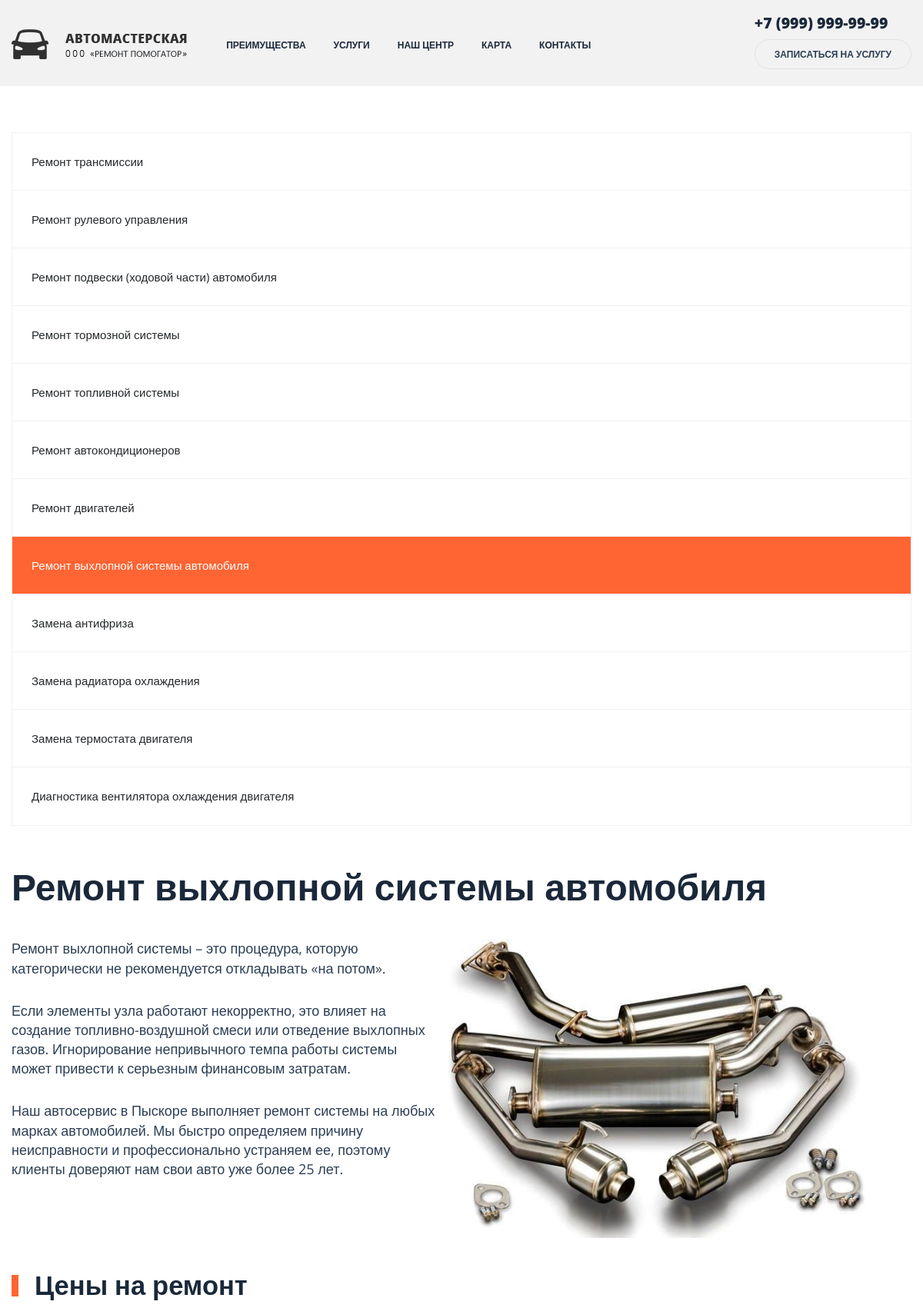
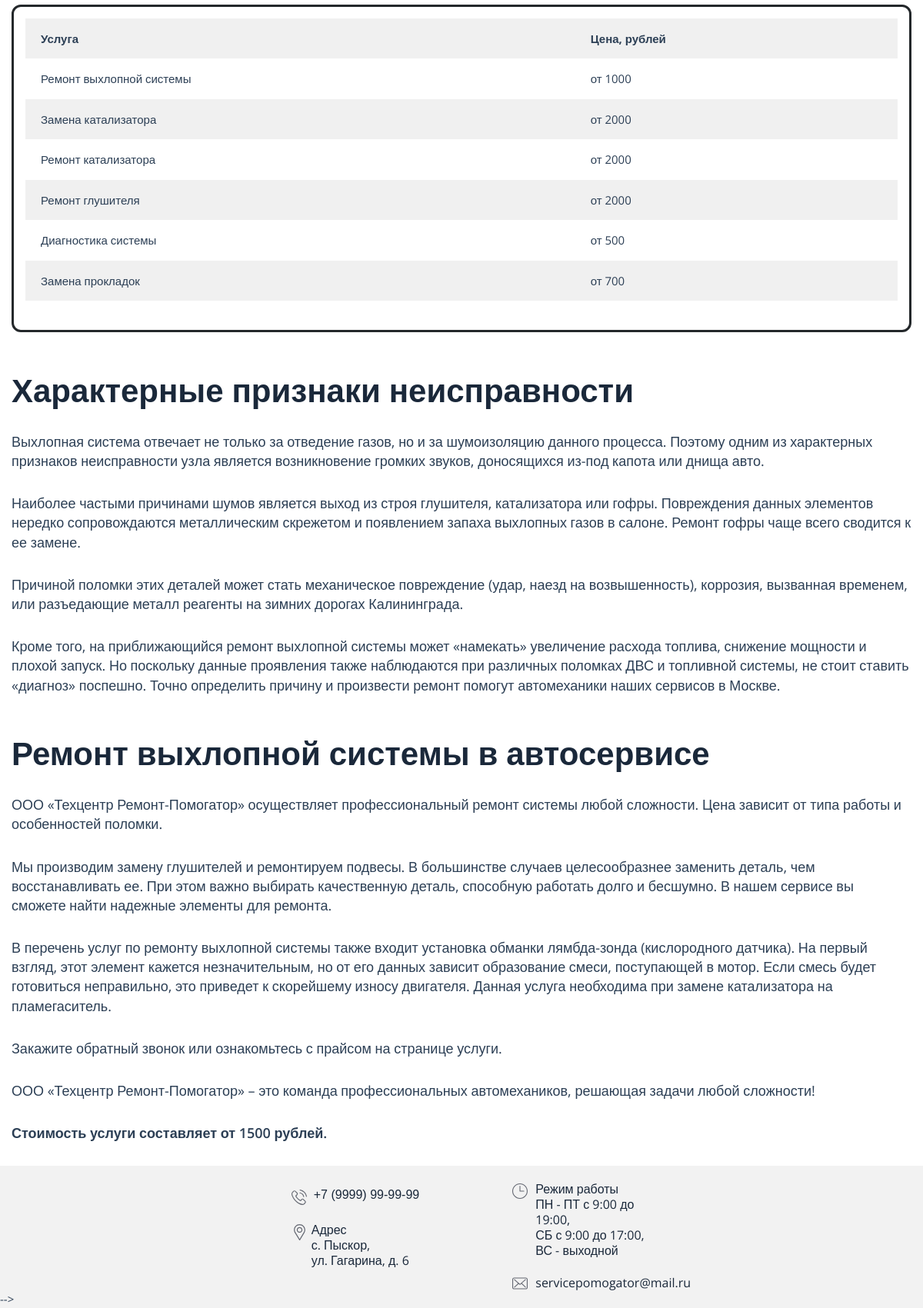
Page /index9.php on the committed database (2 pictures, top to bottom).
### tables this page shows
CREATE TABLE `service_price_list` (
  `idservice_price_list` int(11) NOT NULL,
  `idservice` int(11) NOT NULL,
  `price` int(11) NOT NULL,
  `start_data` date NOT NULL,
  `end_data` date DEFAULT NULL
);

CREATE TABLE `service` (
  `idservice` int(11) NOT NULL,
  `id_type` int(11) NOT NULL,
  `service` varchar(500) DEFAULT NULL
);

### index9.php (the view, shortened to what this page needs)
<!DOCTYPE html>
<html lang="en" dir="ltr">
  <head>
    <link rel="stylesheet" href="https://stackpath.bootstrapcdn.com/bootstrap/4.1.3/css/bootstrap.min.css"
>
    <link rel="stylesheet" href="https://use.fontawesome.com/releases/v5.6.1/css/all.css"
>
    <link rel="stylesheet" href="css/main2.css">
    <link rel="stylesheet" href="css/media.css">
    <link rel="stylesheet" href="css/animate.css">
    <link rel='stylesheet' id='wp-block-library-css' href='css/style.min-1.css' type='text/css' media='all'>
    <link rel='stylesheet' id='autoservice-style-css' href='css/wmac_single_71dfaf63ff26cdcd8f13a55f6c5f486d-1.css' type='text/css' media='all'>
    <link rel='stylesheet' id='autoservice-main-css' href='css/wmac_single_ce631b6e98131e308f29fbe37d2114e2-1.css' type='text/css' media='all'>
    <link rel='stylesheet' id='autoservice-media-main-css' href='css/wmac_single_e65cdca6a25d2c07eeefa16406e77695-1.css' type='text/css' media='all'>
  </head>
  <body>
    <header>
      <nav class="navbar navbar-expand-lg sticky-top">
        <div class="container">
          <a href="index.html" class="navbar-brad">
            <img src="img/logo.svg" alt="" class="logo">
          </a>
          <div class="collapse navbar-collapse" id="navbarResponsive">
            <ul class="navbar-nav">
            <li class="nav-item">
                <a href="index.html#why" class="nav-link active">
                  Преимущества
                </a>
              </li>
              <li class="nav-item">
                <a href="index2.php" class="nav-link">
                  Услуги
                </a>
              </li>
              <li class="nav-item">
                <a href="index.html#look" class="nav-link">
                  Наш центр
                </a>
              </li>
              <li class="nav-item">
                <a href="index.html#place" class="nav-link">
                  Карта
                </a>
              </li>
              <li class="nav-item">
                <a href="index.html#footer" class="nav-link">
                  Контакты
                </a>
              </li>
            </ul>
          </div>
          <div class="clearfix d-none d-lg-block">
           <div class="contacts__phone bolder">
             +7 (999) 999-99-99
           </div>
           <a class="contacts__btn upper bolder"  onclick="document.getElementById('servicerequestModal').style.display='block'">
             Записаться на услугу
           </a>
          </div>
        </div>
      </nav>
    </header>
    <div id="content" class="site-content">
			<div class="wrapper">
				<div class="inner">
					<div class="inner-page">
						<aside id="secondary" class="widget-area">
							<nav class="sidebar-nav">
                  <ul>
                    <li class="page_item page-item-468 page_item_has_children"><a href="index2.php">Ремонт трансмиссии</a>
                    </li>
                    <li class="page_item page-item-469 page_item_has_children"><a href="index3.php">Ремонт рулевого управления</a>
                    </li>
                    <li class="page_item page-item-470 page_item_has_children"><a href="index4.php">Ремонт подвески (ходовой части) автомобиля</a>
                    </li>
                    <li class="page_item page-item-471 page_item_has_children"><a href="index5.php">Ремонт тормозной системы</a>
                    </li>
                    <li class="page_item page-item-472 page_item_has_children"><a href="index6.php">Ремонт топливной системы</a>
                    </li>
                    <li class="page_item page-item-473 page_item_has_children"><a href="index7.php">Ремонт автокондиционеров</a>
                    </li>
                    <li class="page_item page-item-474 page_item_has_children"><a href="index8.php">Ремонт двигателей</a>
                    </li>
                    <li class="page_item page-item-475 current_page_item"><a href="index9.php">Ремонт выхлопной системы автомобиля</a>
                    </li>
                    <li class="page_item page-item-994"><a href="index10.php">Замена антифриза</a></li>
                    <li class="page_item page-item-1001"><a href="index11.php">Замена радиатора охлаждения</a></li>
                    <li class="page_item page-item-1004"><a href="index12.php">Замена термостата двигателя</a></li>
                    <li class="page_item page-item-1007"><a href="index13.php" aria-current="page">Диагностика вентилятора охлаждения двигателя</a></li>
                </ul>
							</nav>
						</aside>
						<div id="primary" class="content-area">
							<main id="main" class="site-main">
								<div class="inner-page-preview section mb0">
									<div class="inner-page-preview-layout">
										<div class="section-title">
											<h1>Ремонт выхлопной системы автомобиля</h1>
										</div>
									</div>
								</div>
								<article id="post-475" class="post-475 page type-page status-publish has-post-thumbnail hentry">
									<div class="entry-content">
										<div id="seo-img-block_5efe4bc8990a4" class="seo-img section mb0">
											<div class="section-bg"></div>
											<div class="seo-img-layout">
												<div class="seo-img-left">
													<div class="seo-img-desc section-desc">
														<p>Ремонт выхлопной системы – это процедура, которую категорически не рекомендуется откладывать «на потом».</p>
														<p>Если элементы узла работают некорректно, это влияет на создание топливно-воздушной смеси или отведение выхлопных газов. Игнорирование непривычного темпа работы системы может привести к серьезным финансовым затратам.</p>
														<p>Наш автосервис в Пыскоре выполняет ремонт системы на любых марках автомобилей. Мы быстро определяем причину неисправности и профессионально устраняем ее, поэтому клиенты доверяют нам свои авто уже более 25 лет.</p>
													</div>
												</div>
												<div class="seo-img-right">
													<div class="seo-img-photo"> <img width="621" height="435" src="img/remont-vyxlopnoj-sistemy.jpg"></div>
												</div>
											</div>
										</div>
										<h2>Цены на ремонт</h2>
										<figure class="wp-block-table is-style-stripes">
											<table>
												<tbody>
													<tr>
                            <td><strong>Услуга</strong></td>
                            <td><strong>Цена, рублей</strong></td>
													</tr>
													<?php
                                                    include('admin/database/dbconfig.php');
                          $sql = "SELECT s.service, spl.price FROM service s LEFT JOIN service_price_list spl
                          ON s.idservice = spl.idservice WHERE s.id_type = 8 AND spl.end_data IS NULL";
                          $result = $connection->query($sql);
                          while($row = $result->fetch_assoc()) {
                              echo"
                            <tr>
                                <td>" . $row["service"] ."</td>
                                <td>от " . $row["price"] ."</td>
                            </tr>";
                          }
                                                    ?>
												</tbody>
											</table>
										</figure>
										<div id="seo-block_5efe4c05990a5" class="seo section mb0">
											<div class="section-bg"></div>
											<div class="seo-layout">
												<div class="section-title">
													<h2>Характерные признаки неисправности</h2>
												</div>
												<div class="section-desc">
													<p>Выхлопная система отвечает не только за отведение газов, но и за шумоизоляцию данного процесса. Поэтому одним из характерных признаков неисправности узла является возникновение громких звуков, доносящихся из-под капота или днища авто.</p>
													<p>Наиболее частыми причинами шумов является выход из строя глушителя, катализатора или гофры. Повреждения данных элементов нередко сопровождаются металлическим скрежетом и появлением запаха выхлопных газов в салоне. Ремонт гофры чаще всего сводится к ее замене.</p>
													<p>Причиной поломки этих деталей может стать механическое повреждение (удар, наезд на возвышенность), коррозия, вызванная временем, или разъедающие металл реагенты на зимних дорогах Калининграда.</p>
													<p>Кроме того, на приближающийся ремонт выхлопной системы может «намекать» увеличение расхода топлива, снижение мощности и плохой запуск. Но поскольку данные проявления также наблюдаются при различных поломках ДВС и топливной системы, не стоит ставить «диагноз» поспешно. Точно определить причину и произвести ремонт помогут автомеханики наших сервисов в Москве.</p>
												</div>
											</div>
										</div>
										<div id="seo-block_5efe4c26990a6" class="seo section">
											<div class="section-bg"></div>
											<div class="seo-layout">
												<div class="section-title">
													<h2>Ремонт выхлопной системы в автосервисе</h2>
												</div>
												<div class="section-desc">
													<p>ООО «Техцентр Ремонт-Помогатор» осуществляет профессиональный ремонт системы любой сложности. Цена зависит от типа работы и особенностей поломки.</p>
													<p>Мы производим замену глушителей и ремонтируем подвесы. В большинстве случаев целесообразнее заменить деталь, чем восстанавливать ее. При этом важно выбирать качественную деталь, способную работать долго и бесшумно. В нашем сервисе вы сможете найти надежные элементы для ремонта.</p>
													<p>В перечень услуг по ремонту выхлопной системы также входит установка обманки лямбда-зонда (кислородного датчика). На первый взгляд, этот элемент кажется незначительным, но от его данных зависит образование смеси, поступающей в мотор. Если смесь будет готовиться неправильно, это приведет к скорейшему износу двигателя. Данная услуга необходима при замене катализатора на пламегаситель.</p>
													<p>Закажите обратный звонок или ознакомьтесь с прайсом на странице услуги.</p>
													<p>ООО «Техцентр Ремонт-Помогатор» – это команда профессиональных автомехаников, решающая задачи любой сложности!</p>
													<p><span class="text-semi-bold fz18">Стоимость услуги составляет от 1500 рублей.</span></p>
												</div>
											</div>
										</div>
									</div>
								</article>
                            </main>
                        </div>
                    </div>
                </div>
            </div>
        </div>
    <footer>
    <div class="container__footer">
            <div class="row justify-content-center">
                <div class="col-lg-3 footer__contacts__first">
                    <div class="footer-top__right">
                        <div class="footer__contacts">
                        <div class="phone footer__phone">
                            <div class="phone__tels">
                            <a href="tel:+79999999999" class="phone__tel"
                                >+7 (9999) 99-99-99</a
                            >
                            </div>
                        </div>
                        <div class="contact footer__contact">
                            <span class="contact__text">
                            <span class="accent">Адрес</span><br />с. Пыскор,
                                <br />
                                ул. Гагарина, д. 6
                            </span>
                        </div>
                        </div>
                    </div>
                </div>
                <div class="col-lg-2 footer__contacts__second">
                <div class="time footer__time">
                    <div class="time__info">
                    <span class="accent">Режим работы</span> <br />
                    ПН - ПТ с 9:00 до 19:00, <br />
                    СБ с 9:00 до 17:00, <br />
                    ВС - выходной
                    </div>
                </div>
                <div class="email footer__email">
                    <a
                    href="mailto:servicepomogator@mail.ru"
                    class="email footer__email"
                    >servicepomogator@mail.ru</a
                    >
                </div>
                </div>
            </div>
            </div> -->
</footer>
</body>
</html>

### rows in the picture
service_price_list: idservice.service "Ремонт выхлопной системы", price "1000"
service_price_list: idservice.service "Замена катализатора", price "2000"
service_price_list: idservice.service "Ремонт катализатора", price "2000"
service_price_list: idservice.service "Ремонт глушителя", price "2000"
service_price_list: idservice.service "Диагностика системы", price "500"
service_price_list: idservice.service "Замена прокладок", price "700"
